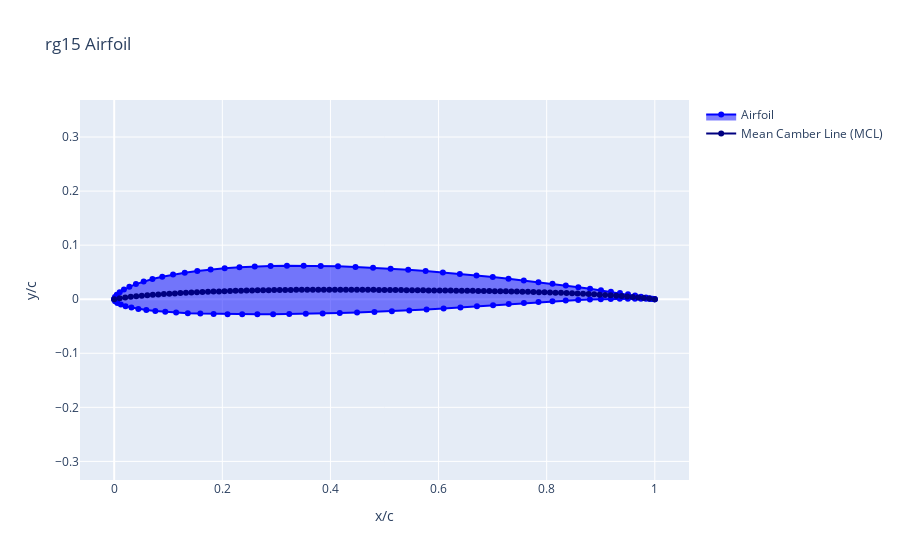

Notebook source saved alongside this figure:
### Code cell
airfoil=rg15
airfoil.draw()
